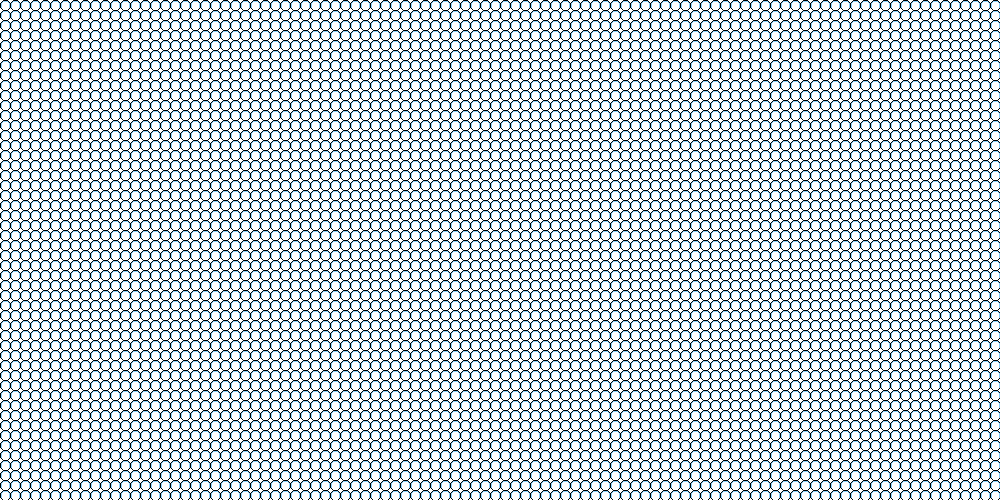
#> input picture project/toujing/microlens_array_circles_2_to_1.png, 1000 x 500 px
$ python pf.py
#> lines starting #> are read from the running program, lines starting #| are printed output that depends on the picture
from PIL import Image
import numpy as np
import cv2

# 加载图片
image_path = 'microlens_array_circles_2_to_1.png'  # 替换为你的图片路径
image = Image.open(image_path).convert("RGBA")  # 确保图像是RGBA格式

# 获取图片的宽度和高度
width, height = image.size
#> width = 1000; height = 500

# 定义透视变换矩阵
src_points = np.array([
    [0, 0],              # 左上角
    [width, 0],         # 右上角
    [width, height],    # 右下角
    [0, height]         # 左下角
], dtype='float32')

# 目标点，创建透视效果
dst_points = np.array([
    [200, 75],          # 左上角（上方较近）
    [width - 190, 75],  # 右上角（上方较近）
    [width - 20, height],  # 右下角（下方较远）
    [20, height]        # 左下角（下方较远）
], dtype='float32')

# 计算透视变换矩阵
matrix = cv2.getPerspectiveTransform(src_points, dst_points)

# 创建一个透明背景的图像
transparent_background = np.zeros((height, width, 4), dtype=np.uint8)  # 4通道图像，包含 alpha 通道

# 应用透视变换
transformed_image = cv2.warpPerspective(np.array(image), matrix, (width, height), flags=cv2.INTER_LINEAR, borderMode=cv2.BORDER_TRANSPARENT)
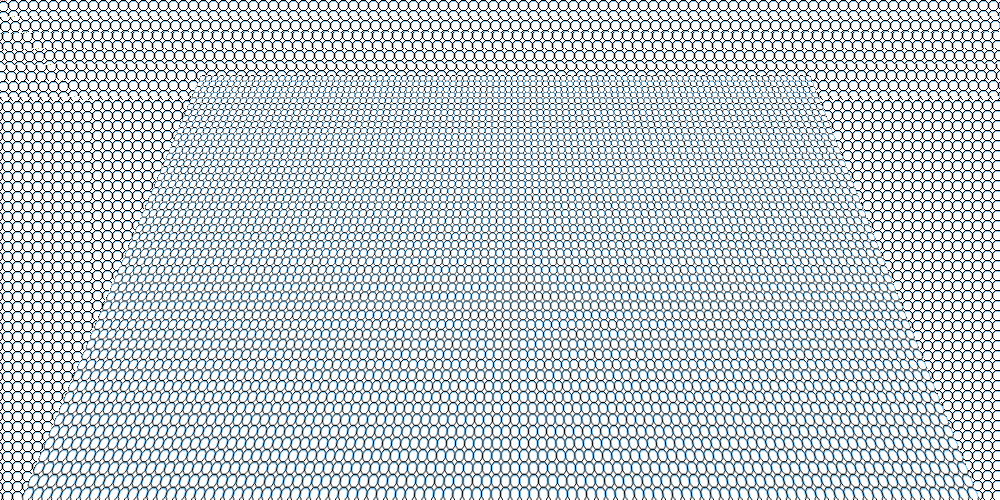
#> transformed_image: shape (500, 1000, 4); mean R, G, B, A 188.5, 200.6, 208.1, 255; transparent parts drawn white

# 将变换后的图像合并到透明背景上
transparent_background[:, :, :3] = transformed_image[:, :, :3]  # RGB通道
transparent_background[:, :, 3] = (transformed_image[:, :, 3] > 0).astype(np.uint8) * 255  # 设置 alpha 通道

# 将结果转换回PIL格式
result_image = Image.fromarray(transparent_background, 'RGBA')

# 旋转90度
rotated_image = result_image.rotate(0, expand=True)

# 保存和显示变换后的图片
rotated_image.save('perspective_transformed_rotated.png')
rotated_image.show()
